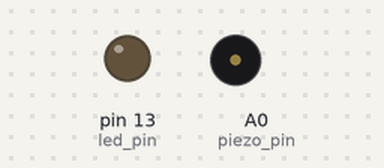
This sketch was run on a simulated Arduino Uno, built with avr-gcc and run on an emulated ATmega328P. On the bench: output pins drawn as LEDs (lit = HIGH), buzzer (waves = sounding, pin HIGH).

Above: at 12.2 s.
Timing chart, 0 to 63.6 s (numbered marks = the images above):
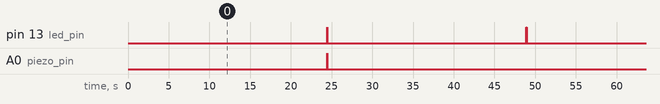

The sketch:

clock_uppi.ino.ino
```cpp
// uPPI_TR (micro-PPI)

// Specify pins
int piezo_pin = A0; // Analog 0 (labeled IN, but can be used as out on Uno R4)
int led_pin = 13;   // Digital 13

// Specify experiment parameters
int trial_interval_ms = 90000;  // Interval between pulse and prepulse trials
int prepulse_interval_ms = 300; // Interval between prepulse and pulse within a trial
int large_amp = 200;
int small_amp = 20;
int piezo_duration_ms = 10;
int led_duration_ms = 20; // 2 frames (100Hz) so we know we don't miss it.

// Variables to track timing
unsigned long currentMillis = 0;
unsigned long previousTrialMillis = 0;
unsigned long trialStartMillis = 0;
bool pulseTrial = true;

void setup() {
  pinMode(led_pin, OUTPUT);
  analogWrite(piezo_pin, 0);
}

void loop() {
  // Calculate elapsed time since the last trial
  currentMillis = millis();
  if (currentMillis - previousTrialMillis >= trial_interval_ms) { // if trial interval has passed...
    // Update the timing reference
    previousTrialMillis = currentMillis;

    // Set the start time of the trial
    trialStartMillis = currentMillis;

    // Check if it's a pulse trial or a prepulse trial
    if (pulseTrial) {
      // Pulse Trial ----------------
      analogWrite(piezo_pin, large_amp);
      digitalWrite(led_pin, HIGH);
      while (currentMillis - trialStartMillis < piezo_duration_ms) { // while we are still within the piezo duration...
        // update the time
        currentMillis = millis();
      }
      // once passed, turn the piezo off
      analogWrite(piezo_pin, 0);
      digitalWrite(led_pin, LOW);
    } else { // if it's a prepulse trial...
      // Prepulse Trial ----------------
      // do a prepulse
      analogWrite(piezo_pin, small_amp);
      digitalWrite(led_pin, HIGH);
      while (currentMillis - trialStartMillis < piezo_duration_ms) {
        // Wait for the piezo duration
        currentMillis = millis();
      }
      analogWrite(piezo_pin, 0);
      digitalWrite(led_pin, LOW);

      // Wait for the rest of the prepulse interval
      while (currentMillis - trialStartMillis < prepulse_interval_ms) {
        // update the time
        currentMillis = millis();
      }
      // Once passed...
      // do a pulse
      analogWrite(piezo_pin, large_amp);
      digitalWrite(led_pin, HIGH);
      while (currentMillis - trialStartMillis < piezo_duration_ms) {
        // Wait for the piezo duration
        currentMillis = millis();
      }
      analogWrite(piezo_pin, 0);
      digitalWrite(led_pin, LOW);
    }

    // Toggle the trial type for the next iteration
    pulseTrial = !pulseTrial;
  }
}
```

Measured:
- by itself, pin 13 (led_pin): alternates HIGH for 0.01 s and LOW for 24.5 s
- by itself, A0 (piezo_pin): alternates HIGH for 0.01 s and LOW for 48.9 s
